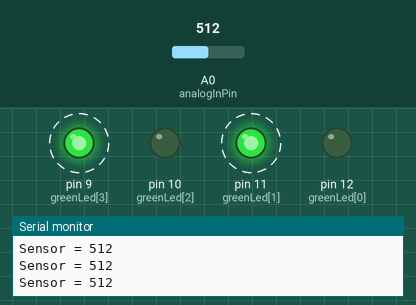
Simulated run of this sketch. Board: Arduino Uno, built with avr-gcc and run on an emulated ATmega328P. Shown: output pins drawn as LEDs (lit = HIGH), the last lines printed to the serial monitor. Dashed ring = blinking. Inputs (shaded band) come from the test bench; at power-on: A0 (analogInPin) = 512.

Above: at 0.61 s.
1.3 s: A0 (analogInPin) set to 54
4.3 s: A0 (analogInPin) set to 46
At 4.9 s:
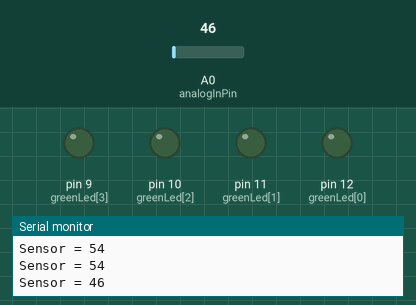
7.3 s: A0 (analogInPin) set to 122
At 8.93 s:
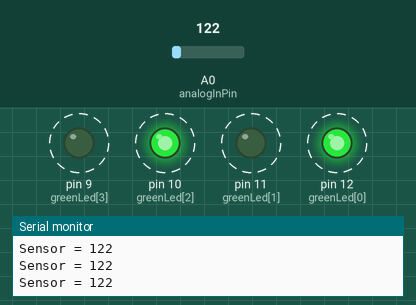
10.3 s: A0 (analogInPin) set to 40
At 10.7 s:
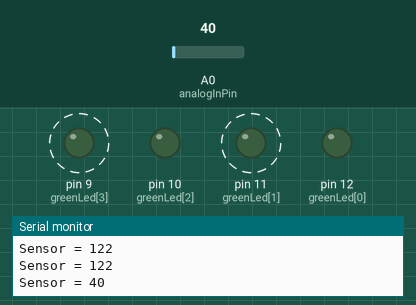
13.3 s: A0 (analogInPin) set to 60
At 14.92 s:
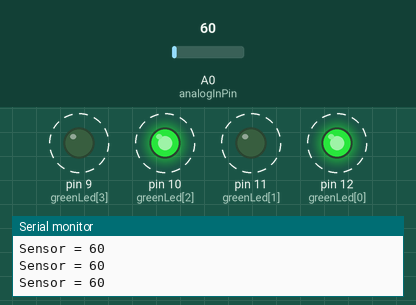
Timing chart, 0 to 17.3 s (numbered marks = the images above; inputs shaded):
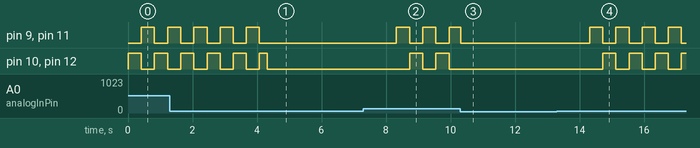

The sketch:

redLedWhenCover.ino
```cpp
// constants won't change. Used here to set a pin number:

const int NUMLEDS = 4;
const int greenLed[NUMLEDS] = { 12, 11, 10, 9 };
const int redLed1 = 7;
const int redLed2 = 6;
const int analogInPin = A0;

unsigned long lastLEDChange[NUMLEDS];
const long interval = 200;  // interval at which to blink (milliseconds)

int sensorValue = 0;
const int sensorThreshold = 50;


void printGreenState() {
  char buffer[200];
  sprintf(buffer,
          "LED States (%d, %d, %d, %d); led Timings (%d, %d, %d, %d)",
          digitalRead(greenLed[0]), digitalRead(greenLed[1]), digitalRead(greenLed[2]), digitalRead(greenLed[3]),
          lastLEDChange[0], lastLEDChange[1], lastLEDChange[2], lastLEDChange[3]);
  Serial.println(buffer);
}

void printSensor(int sensorV) {
  char buffer[40];
  sprintf(buffer,"Sensor = %d",sensorV);
  Serial.println(buffer);
}

// Serial.print("sensor = ");
// Serial.print(sensorValue);
// Serial.print("\t output = ");
// Serial.println(outputValue);

void flipGreenLed(int led) {
  unsigned long t = millis();
  unsigned long elapsed = t - lastLEDChange[led];
  if (elapsed >= (interval * 2)) {
    lastLEDChange[led] = t;                                    //stores the millis value in the selected array
    digitalWrite(greenLed[led], !digitalRead(greenLed[led]));  //changes led state
  }
}

void greenOff() {
  for (int i = 0; i < NUMLEDS; i++) {
    digitalWrite(greenLed[i], LOW);  //changes led state
  }
}

void greenInit() {
  for (int i = 0; i < NUMLEDS; i++) {
    if (i % 2 == 0) {
      digitalWrite(greenLed[i], HIGH);
    } else {
      digitalWrite(greenLed[i], LOW);
    }
  }
}

void setRedLeds(int state){
  digitalWrite(redLed1, state);
  digitalWrite(redLed2, state);
}


void setup() {
  // initialize serial communications at 9600 bps:
  Serial.begin(9600);

  for (int i = 0; i < NUMLEDS; i++) {
    pinMode(greenLed[i], OUTPUT);
    lastLEDChange[i] = 0;
  }
  greenInit();
  setRedLeds(LOW);
}

void loop() {
  sensorValue = analogRead(analogInPin);
  printSensor(sensorValue);
  if (sensorValue < sensorThreshold) {
    greenOff();
    setRedLeds(HIGH);
    delay(2000);
    setRedLeds(LOW);
    greenInit();
  }
  for (int i = 0; i < NUMLEDS; i++) {
    flipGreenLed(i);
  }


}
```

Measured:
- the behaviour switches between 50 and 49 on A0 (analogInPin) (found by bisection; images 0 and 1)
- after the input at 4.3 s, pin 9 (greenLed[3]), pin 11 (greenLed[1]): stops changing and stays LOW
- after the input at 7.3 s, pin 9 (greenLed[3]), pin 11 (greenLed[1]): alternates HIGH for 0.41 s and LOW for 0.41 s, starting after 1.0 s; pin 10 (greenLed[2]), pin 12 (greenLed[0]): alternates HIGH for 0.41 s and LOW for 0.41 s, starting after 1.4 s
- after the input at 10.3 s, pin 10 (greenLed[2]), pin 12 (greenLed[0]): stops changing and stays LOW
- after the input at 13.3 s, pin 9 (greenLed[3]), pin 11 (greenLed[1]): alternates HIGH for 0.41 s and LOW for 0.41 s, starting after 1.0 s; pin 10 (greenLed[2]), pin 12 (greenLed[0]): alternates HIGH for 0.41 s and LOW for 0.41 s, starting after 1.4 s
- by itself, pin 9 (greenLed[3]), pin 11 (greenLed[1]): alternates HIGH for 0.41 s and LOW for 0.41 s
